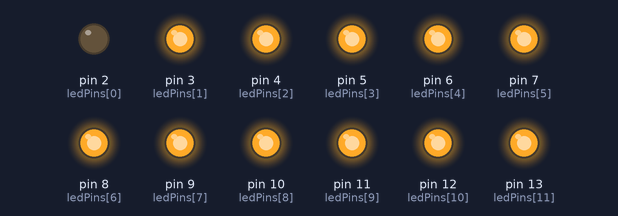
This sketch was run on a simulated Arduino Uno, built with avr-gcc and run on an emulated ATmega328P. Shown: output pins drawn as LEDs (lit = HIGH).

Above: at 0.15 s.
At 0.77 s:
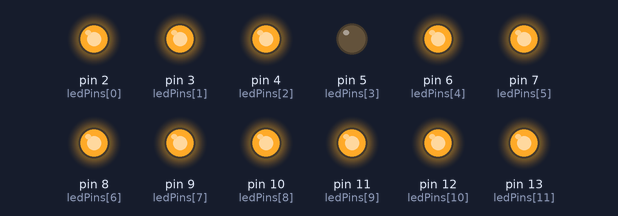
At 1.17 s:
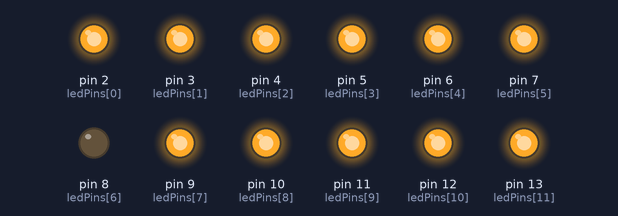
At 2.15 s:
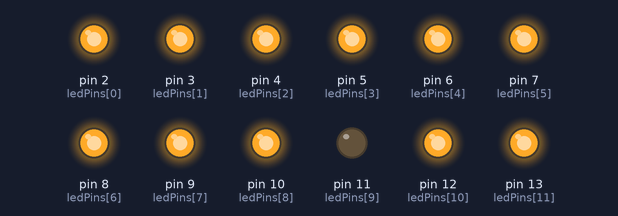
Timing chart, 0 to 3.0 s (numbered marks = the images above):
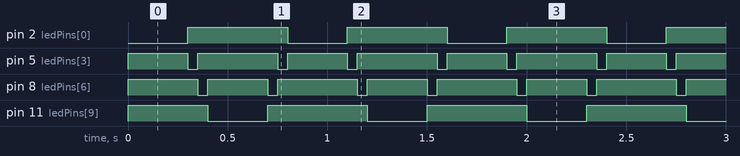

Measured:
- by itself, pin 2 (ledPins[0]), pin 11 (ledPins[9]): alternates HIGH for 0.50 s and LOW for 0.30 s
- by itself, pin 5 (ledPins[3]): repeats every 0.80 s: HIGH 0.40 s, LOW 0.05 s, HIGH 0.30 s, LOW 0.05 s
- by itself, pin 8 (ledPins[6]): repeats every 0.80 s: HIGH 0.30 s, LOW 0.05 s, HIGH 0.40 s, LOW 0.05 s

The sketch:

CocheFantastico.ino
```cpp
// (licence header left out)
//Constantes
const int ledCount = 12;    // Número de LEDs que hay. Distribuidos en 4 LEDs RGB de ánodo común.
const int APAGADO = HIGH;
const int ENCENDIDO = LOW;
//Posiciones del ARRAY donde comienzan los pines de los leds RGB.
const int posicionLED1=0;
const int posicionLED2=3;
const int posicionLED3=6;
const int posicionLED4=9;

int ledPins[] = {
  2, 3, 4, 5, 6, 7, 8, 9, 10, 11, 12, 13
};   // Se trata de un ARRAY con los números de pin. Hay que tener en cuenta que se trata de 4 LEDs RGB
// Por lo que los pines son:
// 2, 5, 8, 11 R = Red = Rojo
// 3, 6, 9, 12 G = Green = Verde
// 4, 7, 10, 13 B = Blue = Azul


void setup() {
  //Configuramos los pines de los led como OUTPUT y los apagamos.
  for (int thisLed = 0; thisLed < ledCount; thisLed++) {
    pinMode(ledPins[thisLed], OUTPUT);
    digitalWrite(ledPins[thisLed],APAGADO);
  }
}

void loop() {
  CocheFantastico();
}

void Rojo(int Pin){
  digitalWrite(ledPins[Pin], ENCENDIDO);
  digitalWrite(ledPins[Pin+1], APAGADO);
  digitalWrite(ledPins[Pin+2], APAGADO);
}
void Verde(int Pin){
  digitalWrite(ledPins[Pin], APAGADO);
  digitalWrite(ledPins[Pin+1], ENCENDIDO);
  digitalWrite(ledPins[Pin+2], APAGADO);
}
void Azul(int Pin){
  digitalWrite(ledPins[Pin], APAGADO);
  digitalWrite(ledPins[Pin+1], APAGADO);
  digitalWrite(ledPins[Pin+2], ENCENDIDO);
}
void Blanco(int Pin){
  digitalWrite(ledPins[Pin], ENCENDIDO);
  digitalWrite(ledPins[Pin+1], ENCENDIDO);
  digitalWrite(ledPins[Pin+2], ENCENDIDO);
}
void Negro(int Pin){
  digitalWrite(ledPins[Pin], APAGADO);
  digitalWrite(ledPins[Pin+1], APAGADO);
  digitalWrite(ledPins[Pin+2], APAGADO);
}
void CocheFantastico(){
  Rojo(posicionLED1);
  delay(300);
  Negro(posicionLED1);
  Rojo(posicionLED2);
  delay(50);
  Negro(posicionLED2);
  Rojo(posicionLED3);
  delay(50);
  Negro(posicionLED3);
  Rojo(posicionLED4);
  delay(300);
  Negro(posicionLED4);
  Rojo(posicionLED3);
  delay(50);
  Negro(posicionLED3);
  Rojo(posicionLED2);
  delay(50);
  Negro(posicionLED2);
}
```
